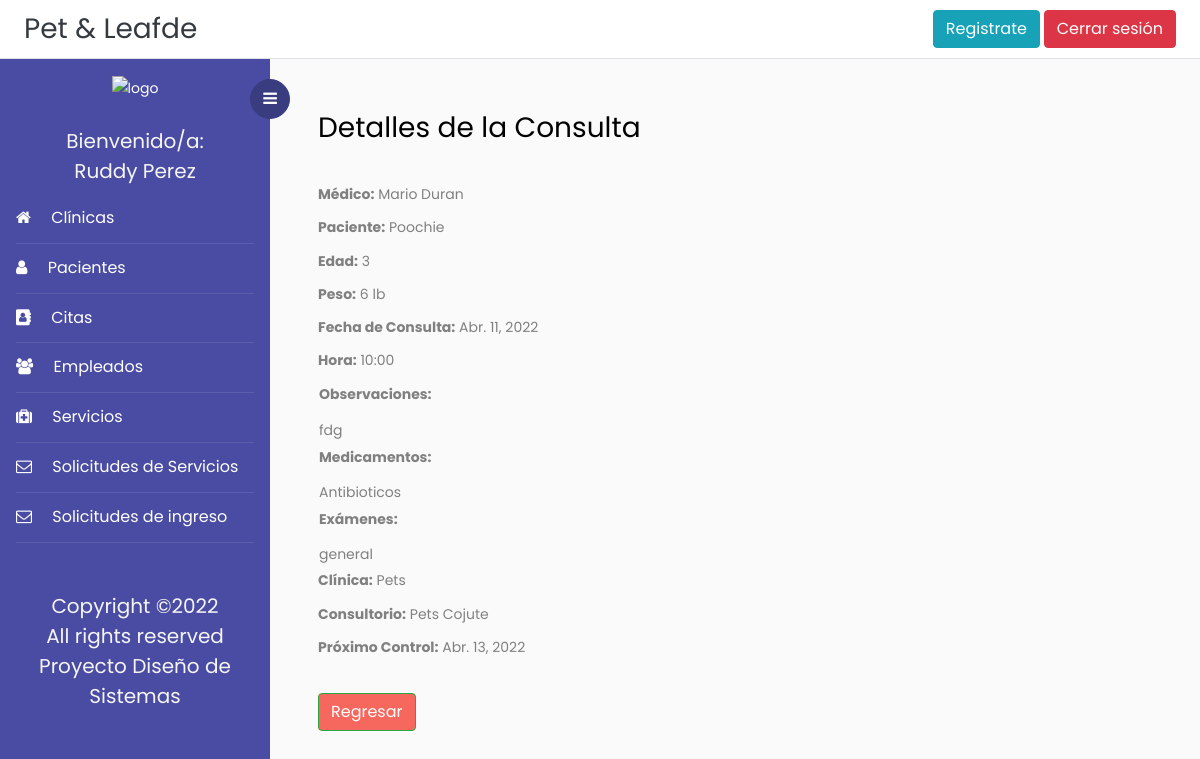
Screenshot of /detalleConsulta/10 (signed in) with the database file from the repository.
### Veterinaria/models.py (models this page shows, shortened)
class Consulta (models.Model):
    id = models.AutoField(primary_key = True)
    medico = models.CharField(max_length=70,null=False, validators=[solo_Letras])
    pacienteId = models.ForeignKey('Paciente', on_delete = models.PROTECT, null=True)
    edad = models.CharField(max_length=2, null=False, validators=[solo_Numeros])
    peso = models.CharField(max_length=10, null=False)
    fechaConsulta = models.DateField(auto_now_add = True)# fecha de creación de la consulta
    hora = models.CharField(max_length=10, null=False)
    observaciones = models.CharField(max_length=100, null = True, blank=True)
    medicamento = models.CharField(max_length=200, null = True, blank=True)
    examenes = models.CharField(max_length=200, null = True, blank=True)
    proximoCont = models.DateField(null=True, validators=[fecha_mayor])
    clinica = models.ForeignKey('Clinica', on_delete = models.PROTECT)
    consultorio = models.ForeignKey('Consultorio', on_delete = models.PROTECT)

class Paciente(models.Model):
    id = models.AutoField(primary_key=True)
    foto = models.ImageField(upload_to='fotos', null = True)
    nombrePac = models.CharField(max_length=50,help_text="", validators=[solo_Letras])
    SEXO = (('m','Macho'),('h', 'Hembra'))# Estructura para la selección del sexo del paciente
    sexo = models.CharField(max_length=10, choices=SEXO, blank=True, help_text='')
    especie = models.CharField(max_length=50, help_text="", validators=[solo_Letras])
    raza = models.CharField(max_length=50,help_text="", validators=[solo_Letras])
    color = models.CharField(max_length=50,help_text="", validators=[solo_Letras])
    fechaNacimPac = models.DateField(null=False, blank=True, validators=[validar_Fecha])
    observaciones = models.CharField(max_length=500, null = True, blank=True)
    fechaInscrip = models.DateField(auto_now_add = True)# fecha de inscripcion del paciente
    personaInscrip = models.CharField(max_length=70,help_text="", validators=[solo_Letras])
    activo = models.BooleanField(blank=True,  default=1)
    propietario = models.ForeignKey('Propietario', on_delete = models.SET_NULL, null=True)

class Clinica(models.Model):
    id = models.IntegerField(primary_key = True)
    propietario = models.CharField(max_length=50, validators=[solo_Letras])
    nombre = models.CharField(max_length=60)
    direccion = models.TextField()
    horarios = models.CharField(max_length=50)
    telefono = models.CharField(max_length=9)
    fechaIngreso = models.DateField(auto_now_add=True, null=True)
    correoElectronico = models.CharField(max_length=200, null=True)
    ESTADO = (('Activa','Activa'),('Inactiva', 'Inactiva'))
    estado = models.CharField(max_length=10, choices=ESTADO, default="Activa")

class Consultorio(models.Model):
    clinica = models.ForeignKey('Clinica', on_delete = models.CASCADE)
    nombre = models.CharField(max_length=60)
    direccion = models.TextField()
    longitud = models.FloatField(blank=True, null=True)
    latitud = models.FloatField(blank=True, null=True)
    correoElectronico = models.CharField(max_length=200, null=True)
    horarios = models.CharField(max_length=50)
    telefono = models.CharField(max_length=9, validators=[formato_Telefono])
    servicios = models.ManyToManyField('Servicio')
    fechaIngreso = models.DateField(auto_now_add=True, null=True)
    ESTADO = (('Activa','Activa'),('Inactiva', 'Inactiva'))
    estado = models.CharField(max_length=10, choices=ESTADO, default="Activa")

### Veterinaria/views.py (the view)
# urls.py: path('detalleConsulta/<int:pk>', login_required(DetalleConsulta.as_view()), name='detalle_consulta'),
class DetalleConsulta(DetailView):
    model = Consulta
    template_name = 'Plantillas/detalleConsulta.html'
    form_class = ConsultaForm
    context_object_name = 'consulta'

### Veterinaria/templates/Plantillas/detalleConsulta.html
{% extends 'base.html' %}
{% block content %}
<div>
    <h3>Detalles de la Consulta</h3>
</div>
<br>
<div>
    <label><B>Médico:</B> </label>    {{consulta.medico}}
</div>
<div>
    <label><B>Paciente:</B> </label>    {{consulta.pacienteId.nombrePac}}
</div>
<div>
    <label><B>Edad:</B> </label>    {{consulta.edad}}
</div>
<div>
    <label><B>Peso:</B> </label>    {{consulta.peso}}
</div>
<div>
    <label><B>Fecha de Consulta:</B> </label>    {{consulta.fechaConsulta}}
</div>
<div>
    <label><B>Hora:</B> </label>    {{consulta.hora}}
</div>
<table>
    <tr>
        <td>
            <label><B>Observaciones:</B> </label>
        </td>
    </tr>
    <tr>
        <td>
            {% if consulta.observaciones == None %} - {% else %} {{consulta.observaciones}}{%endif%}
        </td>
    </tr>
    <tr>
        <td>
            <label><B>Medicamentos:</B> </label>
        </td>
    </tr>
    <tr>
        <td>
            {% if consulta.medicamento == None %} - {% else %} {{consulta.medicamento}}{%endif%}
        </td>
    </tr>
    <tr>
        <td>
            <label><B>Exámenes:</B> </label>
        </td>
    </tr>
    <tr>
        <td>
            {% if consulta.examenes == None %} - {% else %} {{consulta.examenes}}{%endif%}
        </td>
    </tr>
</table>
<div>
    <label><B>Clínica:</B> </label>    {{consulta.clinica.nombre}}
</div>
<div>
    <label><B>Consultorio:</B> </label>    {{consulta.consultorio.nombre}}
</div>
<div>
    <label><B>Próximo Control:</B> </label>    {{consulta.proximoCont}}
</div>
<br>
<div>
    <a href="javascript: history.go(-1)" class="btn btn-success" style="color:white; background-color:#f6685e">Regresar</a>
</div>
{% endblock content%}

### Veterinaria/templates/base.html (shortened to what this page needs)
<!doctype html>
<html lang="en">
  <head>
	<link rel="stylesheet" href="https://cdnjs.cloudflare.com/ajax/libs/select2/4.0.13/css/select2.min.css" />
    <link rel="stylesheet" href="https://cdn.jsdelivr.net/bxslider/4.2.12/jquery.bxslider.css">
	<link rel="stylesheet" href="https://stackpath.bootstrapcdn.com/font-awesome/4.7.0/css/font-awesome.min.css">
    {% load static %}
	<link rel="stylesheet" href="{% static 'css/style.css' %}">
    <link href='https://api.mapbox.com/mapbox-gl-js/v2.3.1/mapbox-gl.css' rel='stylesheet' />
  </head>
  <body>
		{% block navbar %}
	  <div class="d-flex flex-column flex-md-row align-items-center p-2 px-md-4 bg-white border-bottom box-shadow">
      <h3 class="my-0 mr-md-auto font-weight-normal" ><a class="text-dark" href="{% url 'index' %}">Pet & Leafde</a></h3>
	  <a class="btn btn-info" href="{% url 'registro'%}">Registrate</a>&nbsp;
	  {% if request.user.is_authenticated %}
      <a class="btn btn-danger" href="{% url 'logout' %}">Cerrar sesión</a>
	  {% else %}
	  <a class="btn btn-success" href="{% url 'login' %}">Iniciar sesión</a>
	  {% endif %}
    </div>
		<div class="wrapper d-flex align-items-stretch">
			<nav id="sidebar">
				<div class="custom-menu">
					<button type="button" id="sidebarCollapse" class="btn btn-primary">
	          <i class="fa fa-bars"></i>
	        </button>
        </div>
				<div class="p-3">
        <div class="contenedor_logo" align="center">
            <img  class="logo"  src="{% static 'images/logo.png'%}" alt="logo">
        </div>&nbsp;
			{% if request.user.is_authenticated %}
			<h5 style="color:whitesmoke;" class="my-0 mr-md-auto font-weight-normal" align ="center">Bienvenido/a:</h5>
			<h5 style="color:whitesmoke;" align ='center'>{{user.first_name}} {{user.last_name}}</h5>
	        <ul class="list-unstyled components mb-5">
	          <li class="active">
	            <a href="{% url 'listar_clinica' %}"><span class="fa fa-home mr-3"></span> Clínicas</a>
	          </li>
	          <li class="active">
	            <a href="{% url 'listado_pacientes' %}"><span class="fa fa-user mr-3"></span> Pacientes</a>
	          </li>
	          <li class="active">
              <a href="{% url 'listado_citas' %}"><span class="fa fa-address-book mr-3"></span> Citas</a>
	          </li>
	          <li class="active">
              	<a href="{% url 'listado_empleados' %}"><span class="fa fa-users mr-3"></span> Empleados</a>
	          </li>
			  <li class="active">
              	<a href="{% url 'listado_servicios' %}"><span class="fa fa-medkit mr-3"></span> Servicios</a>
	          </li>
			  <li class="active">
              	<a href="{% url 'listado_solicitud_servicio' %}"><span class="fa fa-envelope-o mr-3"></span> Solicitudes de Servicios</a>
	          </li>
			  <li class="active">
				<a href="{% url 'listado_solicitudes' %}"><span class="fa fa-envelope-o mr-3"></span> Solicitudes de ingreso</a>
			</li>
			</ul>
			{% endif %}
	        <div class="footer">
	        	<h5 align="center" style="color:whitesmoke;">
						  Copyright &copy;<script>document.write(new Date().getFullYear());</script><br>
						  All rights reserved <br> Proyecto Diseño de Sistemas
	        </div>
	      </div>
    	</nav>
        {% endblock navbar%}
      <div id="content" class="p-4 p-md-5 pt-5">
	  {% block content %}{% endblock content%}
  </body>
</html>

### rows the page displays
Consulta: medico "Mario Duran", pacienteId.nombrePac "Poochie", edad "3", peso "6 lb", fechaConsulta "Abr. 11, 2022", hora "10:00", observaciones "fdg", medicamento "Antibioticos", examenes "general", clinica.nombre "Pets", consultorio.nombre "Pets Cojute", proximoCont "Abr. 13, 2022"

### other values shown
{{ user.first_name }} "Ruddy"
{{ user.last_name }} "Perez"
